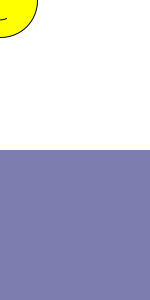
Frame 1 (no input)
Frame 60 (the mouse pressed at the canvas centre just before this capture): identical to frame 1, image omitted
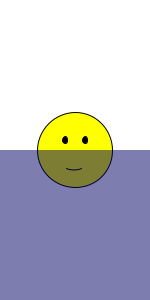
Frame 120 (the mouse held since frame 60 and released just before this capture)

The Processing sketch that drew these frames (run headless with seeded random() and noise(); from frame 60 on, the mouse is pressed at the canvas centre):

// Processing sketch: L4_smiley_water
// ── L4_smiley_water.pde
void setup() {
  size(150, 300);
  noCursor();
}
//smiley face
void draw() {
  background(255);

  int x = 0; // position of smiley

    //smiley face  
    stroke(1);
  fill(255, 255, 0);
  ellipse(mouseX, mouseY, 75, 75);
  fill(0);
  ellipse(mouseX-10, mouseY-10, 5, 7);
  ellipse(mouseX+10, mouseY-10, 5, 7);
  fill(255, 255, 0);
  arc(mouseX-1, mouseY+15, 20, 10, QUARTER_PI, PI-QUARTER_PI);

  if (mouseY > 150) {
    x = int(random(-2, 2));
    fill(255, 255, 0);
    ellipse(mouseX + x, mouseY, 75, 75);
    fill(0);
    ellipse(mouseX- 10, mouseY-10, 5, 7);
    ellipse(mouseX+10, mouseY-10, 5, 7);
    fill(255, 255, 0);
    line(mouseX- 5, mouseY+15, mouseX + 5, mouseY + 15);
  }
  noStroke();
  fill(0, 0, 100, 130);
  rect(0, 150, 300, 150);
}
